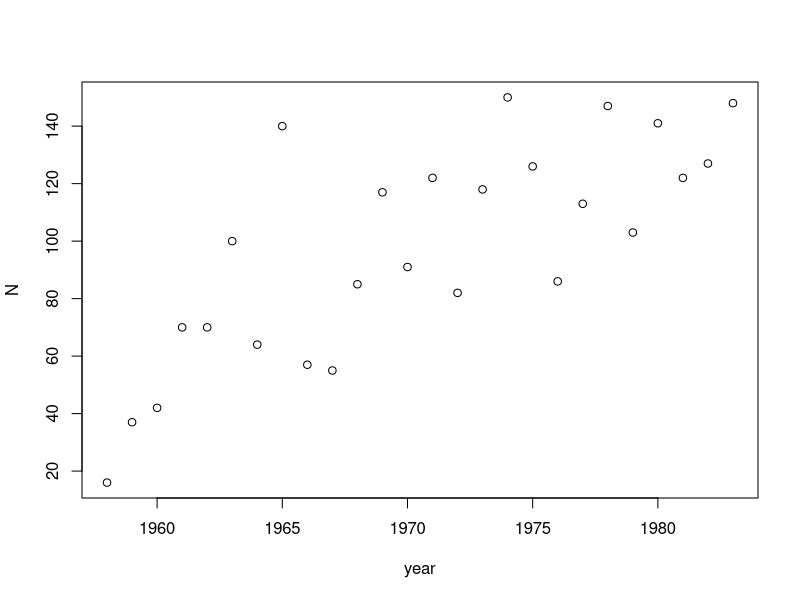

Source code (R):
rm(list=ls())

# Load the data
data = read.csv("chickadee.csv")
year = data$Year
N = data$Number

plot(year,N)

y = log(N)
k = length(y)
y.future = y[-1]
y.past = y[-k]

g1 = function(x, a1, a2) x + a1 + a2*exp(x)

model1 = nls(y.future~g1(y.past, a1, a2), start=list(a1=0, a2=0))

g2 = function(x, a1) x + a1

model2 = nls(y.future~g2(y.past, a1), start=list(a1=0))

# check out coefficients with coef(model1) and coef(model2)
# Check out log-likelihood with logLik(model1) and logLik(model2)
# The higher log-likelihood value means that's a better model?
  # Not necessarily....
  # We know Model1 contains Model2, so we know a-priori Model2 will have
  # a lower log-likelihood than Model1.
  # More parameter-rich models are more likely to produce the data....
  # But there's a tradeoff between parameters and simplicity?
  # Run the risk of overfitting
# Check out AIC scores with AIC(model1) and AI
  # Using this is better than simply looking at log-likelihood
  # This is a method (along with BIC)
  # A difference of 3 or 4 (ish) is considered significant
